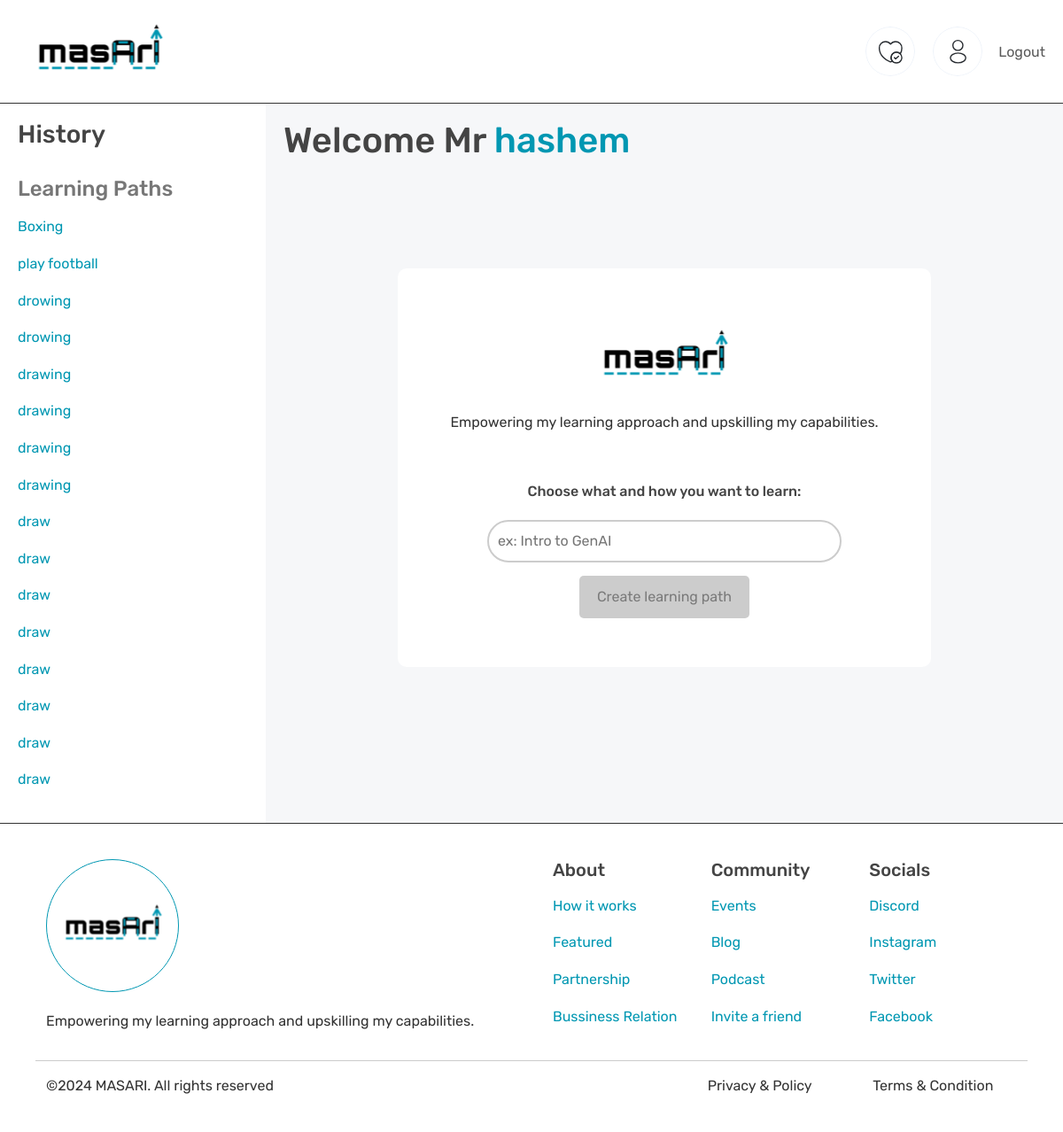
The page /dashboard (signed in) on the database its author committed.
### app.py (models this page shows)
class LearningPaths(db.Model):
    id = db.Column(db.Integer, primary_key=True)
    title = db.Column(db.String(100), nullable=False)
    description = db.Column(db.Text, nullable=True)
    user_id = db.Column(db.Integer, db.ForeignKey('users.id'), nullable=False)

class Users(db.Model, UserMixin):
    id = db.Column(db.Integer, primary_key=True)
    username = db.Column(db.String(20), nullable=False, unique=True)
    password = db.Column(db.String(80), nullable=False)
    name = db.Column(db.String(100), nullable=False)
    birthdate = db.Column(db.Date)
    learning_paths = db.relationship('LearningPaths', backref='user', lazy=True)
    pdf_path = db.Column(db.String(150))  # Path to the CV file

### app.py (the view)
@app.route('/dashboard', methods=['GET', 'POST'])
@login_required
def dashboard():
    learning_paths = current_user.learning_paths
    return render_template('dashboard.html', name=current_user.name, learning_paths=learning_paths)

### app.py (called while the page is built)
@login_manager.user_loader
def load_user(user_id):
    return Users.query.get(int(user_id))

@app.context_processor
def inject_user_id():
    if current_user.is_authenticated:
        return {'userId': current_user.id}
    else:
        return {'userId': None}

### templates/dashboard.html (shortened to what this page needs)
{% extends 'base.html' %}
{% block content %}
<link href="{{ url_for('static', filename='css/dashboard.css') }}" rel="stylesheet">
    <aside class="sidebar">
        <h3>History</h3>
        <h4 class="sd-header">Learning Paths</h4>
        {% if learning_paths %}
            {% for path in learning_paths %}
                <p>
                    <a href="{{ url_for('learningpath', path_id=path.id) }}">{{ path.title }}</a>
                </p>
            {% endfor %}
        {% else %}
            <p>No learning paths available.</p>
        {% endif %}
    </aside>
    <div class="main-content">
        <h1>Welcome Mr <span style="color: #0097b2;">{{ name }}</span></h1>
        <div class="qa-card-holder">
            <div class="qa-card">
                <div class="qa-generate-header">
                    <div>
                        <img src="{{ url_for('static', filename='images/logo.svg') }}">
                    </div>
                    <p>Empowering my learning approach and upskilling my capabilities.</p>
                </div>
                <div class="qa-generate-container">
                    <h6>Choose what and how you want to learn:</h6>
                    <div class="input-wrapper">
                        <input type="text" class="styled-input" id="searchInput" placeholder="ex: Intro to GenAI">
                    </div>
                    <div class="buttons">
                        <button class="styled-button" id="pathButton" disabled>Create learning path</button>
                    </div>
                </div>
            </div>
        </div>
    </div>
{% endblock %}

### static/css/general.css (style rules this page uses)
body, html { margin: 0; padding: 0; box-sizing: border-box; }
body { font-family: "Rubik", sans-serif; font-optical-sizing: auto; font-style: normal; font-size: 16px; color: #333; }
.sidebar { flex: 0 0 auto; padding: 20px; width: 25%; }
.main-content { position: relative; flex: 1; background-color: #f6f7f9; padding: 20px; }
h1, h2, h3, h4, h5, h6 { font-family: 'Rubik', sans-serif; font-weight: 500; color: #444; }
p { line-height: 1.6; margin: 16px 0; }
a { color: #0097b2; text-decoration: none; transition: color 0.3s ease; }
.sidebar .sd-header { margin-top: 30px; color: #777; }
.qa-card-holder { display: flex; justify-content: center; align-items: center; height: 100%; }

### static/css/dashboard.css (style rules this page uses)
.qa-card { width: 70%; height: 450px; background-color: #fff; border-radius: 10px; display: flex; flex-direction: column ; justify-content: center; align-items: center; gap: 40px; margin-bottom: 100px; }
.qa-generate-header { display: flex; flex-direction: column ; justify-content: center; align-items: center; }
.qa-generate-container { gap: 15px; display: flex; flex-direction: column ; justify-content: center; align-items: center; }
.qa-generate-container .buttons { display: flex; gap: 30px; }
.qa-generate-container .buttons button { min-width: 150px; padding: 12px 20px; border: none; border-radius: 5px; font-size: 16px; cursor: pointer; transition: background-color 0.3s ease; }
.qa-generate-container .buttons button:disabled { background-color: #ccc; cursor: not-allowed; color: #7a7a7a; }
.qa-generate-container .styled-input { width: 400px; padding: 10px; border: 2px solid #ccc; border-radius: 50px; font-size: 16px; transition: border-color 0.3s ease; }

### rows shown on the page
LearningPaths: title "Boxing"
LearningPaths: title "play football"
LearningPaths: title "drowing"
LearningPaths: title "drowing"
LearningPaths: title "drawing"
LearningPaths: title "drawing"
LearningPaths: title "drawing"
LearningPaths: title "drawing"
LearningPaths: title "draw"
LearningPaths: title "draw"
LearningPaths: title "draw"
LearningPaths: title "draw"
LearningPaths: title "draw"
LearningPaths: title "draw"
LearningPaths: title "draw"
LearningPaths: title "draw"
Users: name "hashem"
